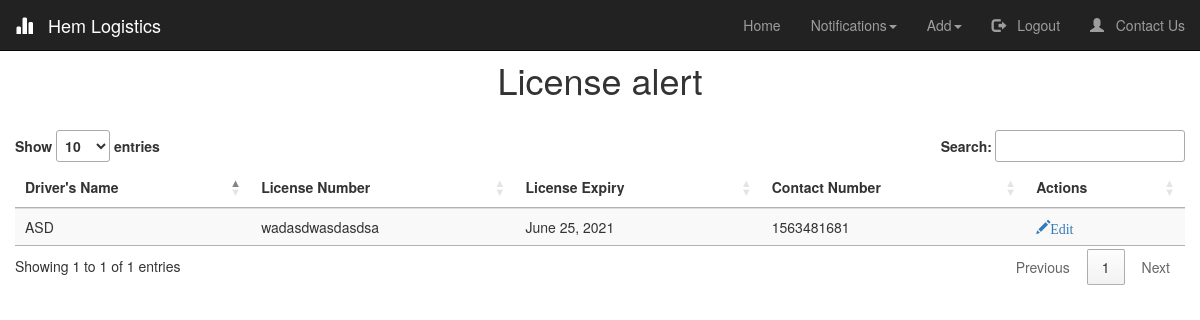
The app's page /License_Notifications/ (signed in) with its own data.
### logistics/models.py (models this page shows, shortened)
class Driver(models.Model):
    Name = models.CharField(max_length=50)
    License_number = models.CharField(verbose_name="DL Number", unique=True, max_length=15, validators=[MinLengthValidator(15,message = "Invalid License Number")])
    License_expiry = models.DateField(verbose_name="License Expiry", validators=[date_validate])#,input_formats = ['%d/%m/%Y'])
    Contact_number = models.CharField(verbose_name="Contact Number", max_length=10,validators=[RegexValidator('[0-9]{10}',message = "Invalid Number")])
    Vehicle=models.ManyToManyField(Vehicle)
    License_expired = models.BooleanField(default=False)
    def save(self, *args, **kwargs):
        self.Name = self.Name.upper()
        super(Driver, self).save(*args, **kwargs)

### logistics/views.py (the view)
# urls.py: path('License_Notifications/', logistics_view.license_notifications, name ='License_Notifications'),
@login_required(login_url='/login')
def license_notifications(request):
	check_expiry_license()
	license = Driver.objects.filter(License_expired=True)
	return render(request,'license_notifications.html',{'title':'License', 'license':license})

### logistics/helper_functions.py (called while the page is built)
def check_expiry_license():
    drivers = Driver.objects.all()
    for driver in drivers:
        if (driver.License_expiry - now().date())<timedelta(days=15):
            driver.License_expired=True
        else:
            driver.License_expired=False
        driver.save()

### logistics/templates/license_notifications.html (shortened to what this page needs)
{% extends "index.html" %}
{% load crispy_forms_tags %}
{% block start %}
<link rel="stylesheet" type="text/css" href="https://cdn.datatables.net/1.10.24/css/jquery.dataTables.css">
<h1 style="text-align: center; padding-top: 20px;"> License alert</h1>
<table id="license_table" class="table table-striped" style="overflow-y: scroll; height: 1px;">
    <thead class="thead-dark">
    <tr>
        <th>Driver's Name</th>
        <th>License Number</th>
        <th>License Expiry</th>
        <th>Contact Number</th>
        {% if user.is_authenticated %}
        <th>Actions</th>
        {% endif %}
    </tr>
    </thead>
    <tbody>
{% for x in license %}
    <tr>
        <td>{{ x.Name }}</td>
        <td>{{ x.License_number }}</td>
        <td>{{ x.License_expiry }}</td>
        <td>{{ x.Contact_number }}</td>
        {% if user.is_authenticated %}
        <td>
            <a href="/edit_driver/{{ x.id }}"><span class="glyphicon glyphicon-pencil" >Edit</span></a>
        </td>
        {% endif %}
    </tr>
{% endfor %}
    </tbody>
</table>
{% endblock start %}

### logistics/static/index.css (style rules this page uses)
* { margin: auto; position: relative; box-sizing: border-box; }

### records on screen
Driver: Name "ASD", License_number "wadasdwasdasdsa", License_expiry "June 25, 2021", Contact_number "1563481681"
